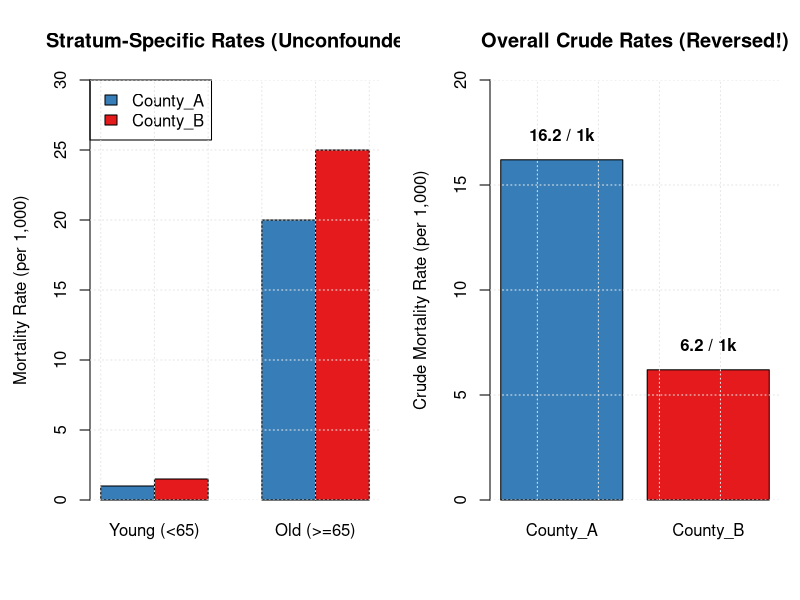
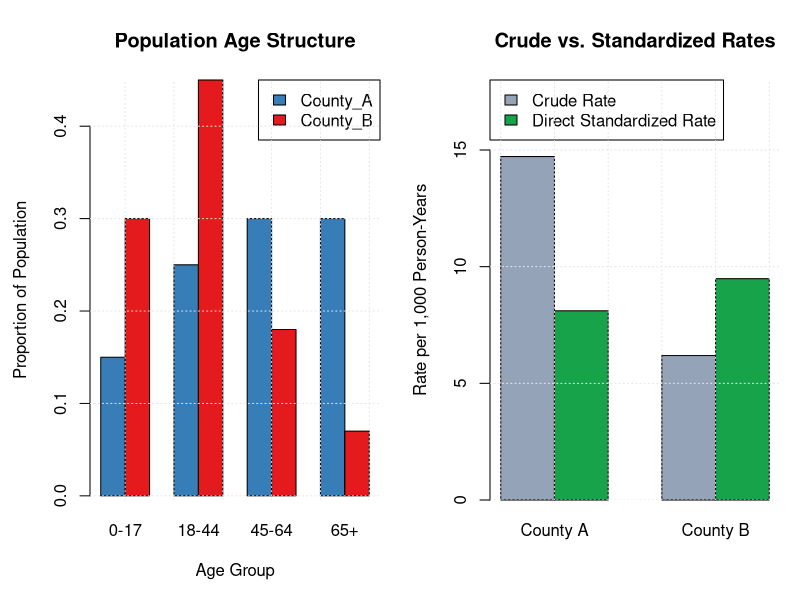

R code for these plots, in order:
## ---- chunk 1
knitr::opts_chunk$set(
  echo = TRUE, 
  warning = FALSE, 
  message = FALSE,
  fig.width = 9,
  fig.height = 5.5,
  fig.align = "center"
)
## ---- chunk 2
library(knitr)

# Construct 2-Stratum Simpson's Paradox Dataset
simpson_df <- data.frame(
  Age_Group = c("Young (<65)", "Old (>=65)"),
  Pop_A = c(20000, 80000),      # County A: 80% Old
  Deaths_A = c(20, 1600),       # Rates: 1.0 per 1k (Young), 20.0 per 1k (Old)
  Pop_B = c(80000, 20000),      # County B: 80% Young
  Deaths_B = c(120, 500)        # Rates: 1.5 per 1k (Young), 25.0 per 1k (Old)
)

# Compute Within-Stratum Age-Specific Rates per 1,000
simpson_df$Rate_A <- (simpson_df$Deaths_A / simpson_df$Pop_A) * 1000
simpson_df$Rate_B <- (simpson_df$Deaths_B / simpson_df$Pop_B) * 1000

# Display Data Table
kable(simpson_df, digits = 2, 
      caption = "Table 1: Two-Stratum Demonstration of Simpson's Paradox")
## ---- chunk 3
# Compute Overall Crude Rates per 1,000
crude_A <- (sum(simpson_df$Deaths_A) / sum(simpson_df$Pop_A)) * 1000
crude_B <- (sum(simpson_df$Deaths_B) / sum(simpson_df$Pop_B)) * 1000

# Visualizing Simpson's Paradox in Base R
par(mfrow = c(1, 2), mar = c(5, 4.5, 4, 1))

# Panel 1: Age-Specific Rates
rate_matrix_strat <- rbind(County_A = simpson_df$Rate_A, County_B = simpson_df$Rate_B)
colnames(rate_matrix_strat) <- simpson_df$Age_Group

barplot(rate_matrix_strat, beside = TRUE, col = c("#377eb8", "#e41a1c"),
        ylab = "Mortality Rate (per 1,000)", main = "Stratum-Specific Rates (Unconfounded)",
        legend.text = TRUE, args.legend = list(x = "topleft", bg = "white"),
        ylim = c(0, 30))
grid(col = "gray90", lty = "dotted")

# Panel 2: Overall Crude Rates
crude_vec <- c(County_A = crude_A, County_B = crude_B)
bp <- barplot(crude_vec, col = c("#377eb8", "#e41a1c"),
              ylab = "Crude Mortality Rate (per 1,000)", 
              main = "Overall Crude Rates (Reversed!)",
              ylim = c(0, 20))
text(x = bp, y = crude_vec + 1.2, labels = paste0(round(crude_vec, 2), " / 1k"), font = 2)
grid(col = "gray90", lty = "dotted")

par(mfrow = c(1, 1))
## ---- chunk 4
# Load required libraries
library(knitr)

# Define Age Strata
age_groups <- c("0-17", "18-44", "45-64", "65+")

# Define Population Counts (Denominators from Census data)
pop_County_A <- c(15000, 25000, 30000, 30000)  # Total = 100,000 (30% 65+)
pop_County_B <- c(30000, 45000, 18000, 7000)   # Total = 100,000 (7% 65+)

# Observed Deaths (Numerators from Vital Statistics)
deaths_County_A <- c(12, 50, 210, 1200)       # Total deaths = 1,472
deaths_County_B <- c(30, 112, 162, 315)        # Total deaths = 619

# Standard Reference Population (US 2000 Standard Population proportions)
pop_Standard <- c(260000, 380000, 220000, 140000) # Total = 1,000,000

# Construct Primary Dataset
df <- data.frame(
  Age_Group = age_groups,
  Pop_A = pop_County_A,
  Deaths_A = deaths_County_A,
  Pop_B = pop_County_B,
  Deaths_B = deaths_County_B,
  Pop_Std = pop_Standard
)

# 1. Compute Age-Specific Rates per 1,000 person-years
df$Rate_A_per1k <- (df$Deaths_A / df$Pop_A) * 1000
df$Rate_B_per1k <- (df$Deaths_B / df$Pop_B) * 1000

# 2. Compute Standard Population Weights (w_h)
w_std <- df$Pop_Std / sum(df$Pop_Std)
df$Std_Weight <- w_std

# Display Structured Summary Table
kable(df, digits = 4, caption = "Table 2: Age-Specific Population Counts, Deaths, and Rates for Counties A and B")
## ---- chunk 5
# Total Populations and Total Deaths
total_pop_A <- sum(df$Pop_A)
total_pop_B <- sum(df$Pop_B)

total_deaths_A <- sum(df$Deaths_A)
total_deaths_B <- sum(df$Deaths_B)

# Crude Mortality Rates per 1,000
cmr_A <- (total_deaths_A / total_pop_A) * 1000
cmr_B <- (total_deaths_B / total_pop_B) * 1000

# Direct Age-Standardized Mortality Rates (ASMR) per 1,000
asmr_A <- sum(df$Std_Weight * df$Rate_A_per1k)
asmr_B <- sum(df$Std_Weight * df$Rate_B_per1k)

# Format Results Table
summary_results <- data.frame(
  Metric = c("Total Population", "Total Deaths", "Crude Mortality Rate (per 1,000)", "Direct Standardized Rate (per 1,000)"),
  County_A = c(format(total_pop_A, big.mark=","), total_deaths_A, round(cmr_A, 3), round(asmr_A, 3)),
  County_B = c(format(total_pop_B, big.mark=","), total_deaths_B, round(cmr_B, 3), round(asmr_B, 3))
)

kable(summary_results, caption = "Table 3: Crude vs. Direct Age-Standardized Mortality Rates")
## ---- chunk 6
# Reference Rates (County A age-specific rates per person, not per 1k)
ref_rates_A <- df$Deaths_A / df$Pop_A

# Expected Deaths in County B under County A's reference rates
expected_deaths_B <- sum(df$Pop_B * ref_rates_A)

# Observed Deaths in County B
observed_deaths_B <- total_deaths_B

# Standardized Mortality Ratio (SMR)
smr_B <- observed_deaths_B / expected_deaths_B

cat("Indirect Standardization Results for County B (Reference = County A):\n")
cat("------------------------------------------------------------------\n")
cat("Expected Deaths in County B (E):", round(expected_deaths_B, 2), "\n")
cat("Observed Deaths in County B (D):", observed_deaths_B, "\n")
cat("Standardized Mortality Ratio (SMR):", round(smr_B, 4), "\n")
## ---- chunk 7
# Set up a 1x2 side-by-side plot layout
par(mfrow = c(1, 2), mar = c(5, 4.5, 4, 1))

# Plot 1: Age Distributions (Proportion of Population)
prop_A <- df$Pop_A / total_pop_A
prop_B <- df$Pop_B / total_pop_B

bp_data <- rbind(County_A = prop_A, County_B = prop_B)
barplot(bp_data, beside = TRUE, col = c("#377eb8", "#e41a1c"),
        names.arg = age_groups, xlab = "Age Group", ylab = "Proportion of Population",
        main = "Population Age Structure", legend.text = TRUE,
        args.legend = list(x = "topright", bg = "white"))
grid(col = "gray90", lty = "dotted")

# Plot 2: Crude vs. Standardized Mortality Rates
rate_matrix <- matrix(c(cmr_A, cmr_B, asmr_A, asmr_B), nrow = 2, byrow = TRUE)
colnames(rate_matrix) <- c("County A", "County B")
rownames(rate_matrix) <- c("Crude Rate", "Direct Standardized Rate")

barplot(rate_matrix, beside = TRUE, col = c("#94a3b8", "#16a34a"),
        ylab = "Rate per 1,000 Person-Years", main = "Crude vs. Standardized Rates",
        legend.text = TRUE, args.legend = list(x = "topleft", bg = "white"),
        ylim = c(0, 18))
grid(col = "gray90", lty = "dotted")

# Reset layout
par(mfrow = c(1, 1))
